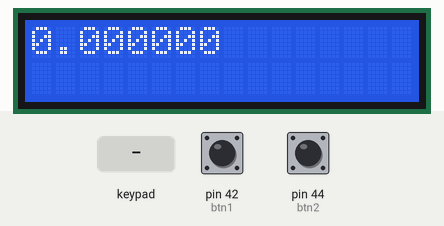
Recording of a sketch running on a simulated Arduino Mega 2560, built with avr-gcc and run on an emulated ATmega2560. On the bench: 16×2 character LCD. Wiring (inferred from the signals the program sends): 4×4 keypad: rows pin 2, pin 3, pin 4, pin 5; columns pin 6, pin 7, pin 8, pin 9. The inputs (shaded band) are chosen by the test bench; at power-on: pin 42 (btn1) HIGH, pin 44 (btn2) HIGH. What the sketch prints to the serial monitor is not drawn.

Above: at 1.2 s.
1.3 s: keypad keys 1 2 * pressed 0.4 s apart
At 3.3 s:
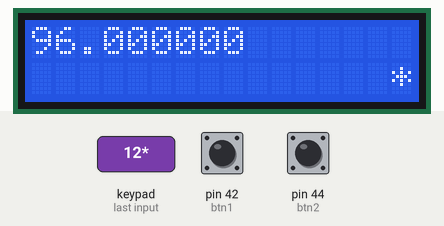
4.0 s: pin 42 (btn1) pulled LOW for 0.15 s
At 5.1 s:
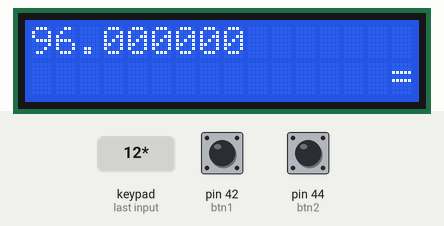
5.6 s: key ',' pressed
At 5.9 s:
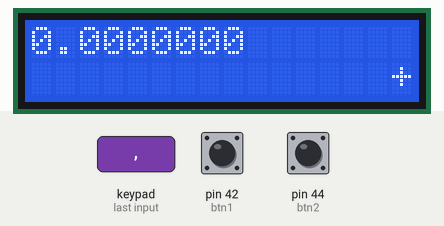
7.1 s: key 'R' pressed
At 8.3 s:
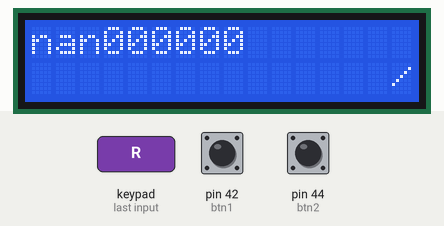
8.6 s: pin 42 (btn1) pulled LOW for 1 s
At 9.2 s:
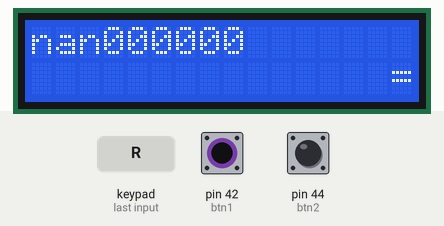
11.1 s: key 'R' pressed
At 12.5 s:
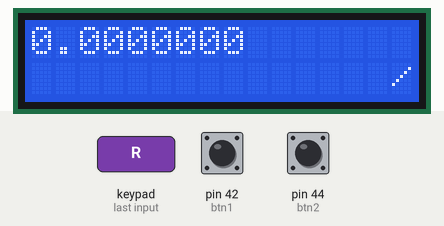
Timing chart, 0 to 13.6 s (numbered marks = the images above; inputs shaded):
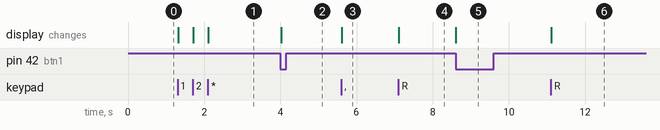

The sketch:

rev1.ino
```cpp
#include <Wire.h>
#include <LiquidCrystal_I2C.h>

#define btn1 42
#define btn2 44


LiquidCrystal_I2C lcd(0x3F, 16, 2);

int HIGH_state, COL_pressed;
long lastBTNpress = 0, t1, t2;
int col,row, INTnumber2, whichNUM = 1;
float FLOATnumber1, FLOATnumber2, calculatedNum, displayedNum, ph1, ph2;
String STRnumber1, STRnumber2, STRoperator1, STRoperator2;
bool FIRSTfloat_str1 = false, FIRSTfloat_str2 = false;
const char* matrix[][4]={ {"7", "8", "9", "+"},
                          {"4", "5", "6", "-"},
                          {"1", "2", "3", "/"},
                          {",", "0", "R", "*"}
};

/*

calculator layout:
7  8  9  +
4  5  6  -
1  2  3  /
,  0  R  *

btn1 -> =
btn2 -> Clear
*/

void setup(){
  //ROW's from R1 to R4 -> 2-5 as outputs
  pinMode(5, OUTPUT);
  pinMode(4, OUTPUT);
  pinMode(3, OUTPUT);
  pinMode(2, OUTPUT);

  //COLUMN's from C1 to C4 -> 9-6 as inputs
  pinMode(6, INPUT_PULLUP);
  pinMode(7, INPUT_PULLUP);
  pinMode(8, INPUT_PULLUP);
  pinMode(9, INPUT_PULLUP);

  //two extra buttons
  pinMode(btn1, INPUT_PULLUP);
  pinMode(btn2, INPUT_PULLUP);

  Serial.begin(9600);

  //lcd init
  lcd.init();
  lcd.setCursor(0, 0);
  lcd.backlight();
}

void loop(){
  //------loop for reading 8x8 button matrix------
  for(HIGH_state = 2; HIGH_state < 6; HIGH_state++){
    digitalWrite(HIGH_state, LOW);
    for(COL_pressed = 6; COL_pressed < 10; COL_pressed++){
      //------check if matrix buttons are pressed
      if(digitalRead(COL_pressed) == LOW){
        if(millis()-lastBTNpress > 100){
          //Fix rows and cols to be from 0 to 3
          row = COL_pressed-6;
          col = HIGH_state-2;

          //------Setting number1-------
          //inserting numbers to number1
          if(whichNUM == 1 && matrix[row][col] == "0" || whichNUM == 1 && matrix[row][col] == "1" || whichNUM == 1 && matrix[row][col] == "2" || whichNUM == 1 && matrix[row][col] == "3" || whichNUM == 1 && matrix[row][col] == "4" || whichNUM == 1 && matrix[row][col] == "5" || whichNUM == 1 && matrix[row][col] == "6" || whichNUM == 1 && matrix[row][col] == "7" || whichNUM == 1 && matrix[row][col] == "8" || whichNUM == 1 && matrix[row][col] == "9"){
            STRnumber1 = STRnumber1 + matrix[row][col]; //put new number to a string1
            FLOATnumber1 = STRnumber1.toFloat(); //convert string1 to float (number1)
            displayedNum = FLOATnumber1; //set displayed number as number1
          }
          //inserting period to number1
          else if(whichNUM == 1 && matrix[row][col] == "," && !FIRSTfloat_str1){
            STRnumber1 = STRnumber1 + "."; //put period to number1
            FIRSTfloat_str1 = true; //set true so not able to put period again
            FLOATnumber1 = STRnumber1.toFloat(); //convert string1 to float
          }

          //------Setting operator number1------
          if(whichNUM == 1 && matrix[row][col] == "+" || whichNUM == 1 && matrix[row][col] == "-" || whichNUM == 1 && matrix[row][col] == "/" || whichNUM == 1 && matrix[row][col] == "*" || whichNUM == 1 && matrix[row][col] == "R"){
            STRoperator1 = matrix[row][col]; //set operator number 1
            whichNUM = 2; //go to set number 2

            //IDK just some fix so it works and does not return an error
            if(matrix[row][col] == "*" || matrix[row][col] == "/") FLOATnumber2 = 1;
          }

          //------Setting number2------
          //inserting numbers to number2
          if(whichNUM == 2 && matrix[row][col] == "0" || whichNUM == 2 && matrix[row][col] == "1" || whichNUM == 2 && matrix[row][col] == "2" || whichNUM == 2 && matrix[row][col] == "3" || whichNUM == 2 && matrix[row][col] == "4" || whichNUM == 2 && matrix[row][col] == "5" || whichNUM == 2 && matrix[row][col] == "6" || whichNUM == 2 && matrix[row][col] == "7" || whichNUM == 2 && matrix[row][col] == "8" || whichNUM == 2 && matrix[row][col] == "9"){
            STRnumber2 = STRnumber2 + matrix[row][col]; //put new number to string2
            FLOATnumber2 = STRnumber2.toFloat(); //convert string2 to float (number2)
            displayedNum = FLOATnumber2; //set displayed number as number2
          }
          //inserting period to number2
          else if(whichNUM == 2 && matrix[row][col] == "," && !FIRSTfloat_str2){
            STRnumber2 = STRnumber2 + "."; //put period to string2
            FIRSTfloat_str2 = true; //set true so not able to put period again
            FLOATnumber2 = STRnumber2.toFloat(); //convert string2 to float
          }

          //------Setting operator number2 and making all the calculations------
          if(whichNUM == 2 && matrix[row][col] == "+" || whichNUM == 2 && matrix[row][col] == "-" || whichNUM == 2 && matrix[row][col] == "/" || whichNUM == 2 && matrix[row][col] == "*"  || whichNUM == 2 && matrix[row][col] == "R"){
            STRoperator2 = matrix[row][col]; //set oprator number 2

            //calculate square root of number1
            if(STRoperator1 == "R"){
              ph1 = FLOATnumber1; //put FLOATnumber1 to ph1 (placeholder1)
              FLOATnumber1 = sqrt(ph1); //calculate square root
              displayedNum = FLOATnumber1; //set displayedNum as square root of number1

              //set operators to an empty string to avoid errors
              STRoperator1 = "";
              STRoperator2 = "";
            }

            //make calculations when "+", "-", "*", "/" operators and set calculated number as number1
            else if(STRoperator2 == "+" || STRoperator2 == "-" || STRoperator2 == "*" || STRoperator2 == "/"){
              //subtraction, addition, itd.
              if(STRoperator2 == "+") calculatedNum = FLOATnumber1 + FLOATnumber2; //addition
              else if(STRoperator2 == "-") calculatedNum = FLOATnumber1 - FLOATnumber2; //subtraction
              else if(STRoperator2 == "/") calculatedNum = FLOATnumber1 / FLOATnumber2; //division
              else if(STRoperator2 == "*") calculatedNum = FLOATnumber1 * FLOATnumber2; //multiplication

              //square root
              else if(STRoperator2 == "R"){
                if(STRoperator1 == "+") calculatedNum = FLOATnumber1 + FLOATnumber2; //addition
                else if(STRoperator1 == "-") calculatedNum = FLOATnumber1 - FLOATnumber2; //subtraction
                else if(STRoperator1 == "/") calculatedNum = FLOATnumber1 / FLOATnumber2; //division
                else if(STRoperator1 == "*") calculatedNum = FLOATnumber1 * FLOATnumber2; //multiplication

                ph2 = calculatedNum; //put calculatedNum to ph2 (placeholder2)
                calculatedNum = sqrt(ph2); //calculate square root
              }

              //clear for new calculations
              STRoperator1 = STRoperator2;
              FLOATnumber1 = calculatedNum;
              STRnumber2 = "";
              FLOATnumber2 = 0;
              displayedNum = calculatedNum;
            }

            //IDK just some fix so it works and does not return an error
            if(matrix[row][col] == "*" || matrix[row][col] == "/") FLOATnumber2 = 1;
          }
        }
        lastBTNpress = millis();
      }
    }
    digitalWrite(HIGH_state, HIGH); //switch rows state
  }

  //------make calculations when operator is "="------
  if(digitalRead(btn1) == LOW){
    if(millis()-lastBTNpress > 50){
      if(STRoperator1 == "+") calculatedNum = FLOATnumber1 + FLOATnumber2; //addition
      else if(STRoperator1 == "-") calculatedNum = FLOATnumber1 - FLOATnumber2; //subtraction
      else if(STRoperator1 == "/") calculatedNum = FLOATnumber1 / FLOATnumber2; //division
      else if(STRoperator1 == "*") calculatedNum = FLOATnumber1 * FLOATnumber2; //multiplication

      Serial.print(FLOATnumber2);
      Serial.println(calculatedNum);

      //set all variables to default
      whichNUM = 1;
      FIRSTfloat_str1 = false;
      FIRSTfloat_str2 = false;
      displayedNum = calculatedNum;
      calculatedNum = 0;
      STRnumber1 = "";
      STRnumber2 = "";
      STRoperator1 = "=";
      STRoperator2 = "";
      FLOATnumber1 = 0;
      FLOATnumber2 = 0;
    }
    lastBTNpress = millis();
  }

  //------clear all numbers/set all variables to default------
  if(digitalRead(btn2) == LOW){
    if(millis()-lastBTNpress > 50){
      whichNUM = 1;
      FIRSTfloat_str1 = false;
      FIRSTfloat_str2 = false;
      displayedNum = 0;
      calculatedNum = 0;
      STRnumber1 = "";
      STRnumber2 = "";
      STRoperator1 = " ";
      STRoperator2 = "";
      FLOATnumber1 = 0;
      FLOATnumber2 = 0;
    }
    lastBTNpress = millis();
  }

  //------print to lcd------
  lcd.setCursor(0, 0);
  lcd.print(displayedNum, 6);
  lcd.setCursor(15, 1);
  lcd.print(STRoperator1);

  //------DEBUG------
  /*
  if(true){
    Serial.print(FLOATnumber1, 6);
    Serial.print(" | ");
    Serial.print(FLOATnumber2, 6);
    Serial.print("\t");
    Serial.print(STRoperator1);
    Serial.print(" | ");
    Serial.print(STRoperator2);
    Serial.print("\t");
    Serial.print(calculatedNum, 6);
    Serial.print(" | ");
    Serial.print(displayedNum, 6);
    Serial.print("\t");
    Serial.println(whichNUM);
    }
  else Serial.println(displayedNum, 6);
  */
}
```

Measured:
- after the input at 1.3 s, the display: first changes at once (image 1 shows a later state)
- after the input at 4.0 s, the display: changes at once (image 2)
- after the input at 5.6 s, the display: changes at once (image 3)
- after the input at 7.1 s, the display: changes at once (image 4)
- after the input at 8.6 s, the display: changes at once (image 5)
- after the input at 11.1 s, the display: changes at once (image 6)
